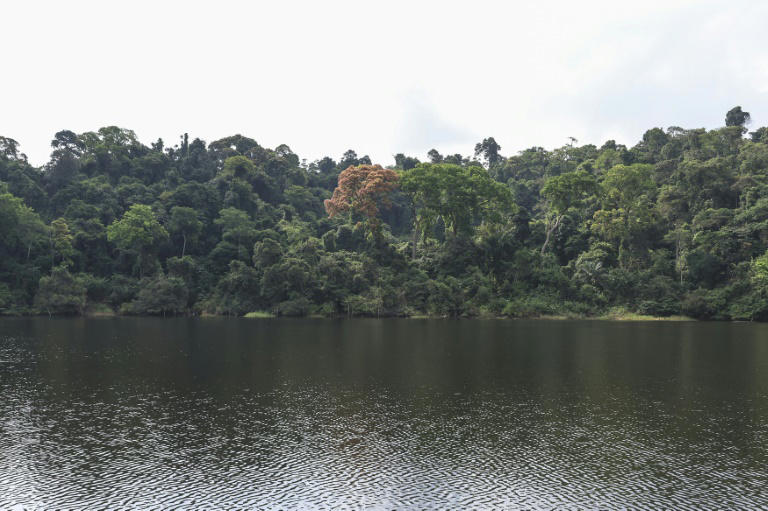
//> input picture C++ Opencv/Mix Opencv Command process run in python code/STAGE_1/AA1wBOkQ.jpg, 768 x 511 px
$ ./main STAGE_1/ out.png   (built with g++ and OpenCV 4)
//> lines starting //> are read from the running program, lines starting //| are printed output that depends on the picture
#include <iostream>
#include <filesystem>
#include <opencv2/opencv.hpp>

namespace fs = std::filesystem;
using namespace cv;

Mat apply_blue_filter(const Mat& image) {
    Mat filtered_image;
    std::vector<Mat> channels(3);
    split(image, channels);

    // Set green and red channels to zero
    channels[1] = Mat::zeros(image.rows, image.cols, CV_8UC1);
    channels[2] = Mat::zeros(image.rows, image.cols, CV_8UC1);

    merge(channels, filtered_image);
    return filtered_image;
}

int main(int argc, char* argv[]) {
    if (argc != 3) {
        std::cerr << "Usage: <executable> <input_folder> <output_folder>" << std::endl;
        return -1;
    }

    std::string input_folder = argv[1];
    std::string output_folder = argv[2];

    // Ensure the output folder exists
    fs::create_directories(output_folder);

    // Process all images in the input folder
    for (const auto& entry : fs::directory_iterator(input_folder)) {
        if (entry.is_regular_file()) {
            std::string input_path = entry.path().string();
            std::string output_path = output_folder + "/processed_" + entry.path().filename().string();

            std::cout << "Processing: " << input_path << std::endl;

            Mat image = imread(input_path, IMREAD_COLOR);
//> image is the input picture: 511 rows x 768 cols, CV_8UC3; mean B, G, R 127, 130.3, 126.1
            if (image.empty()) {
                std::cerr << "Error: Could not read image: " << input_path << std::endl;
                continue;
            }

            Mat blue_image = apply_blue_filter(image);
//> in apply_blue_filter, `split(image, channels);`:
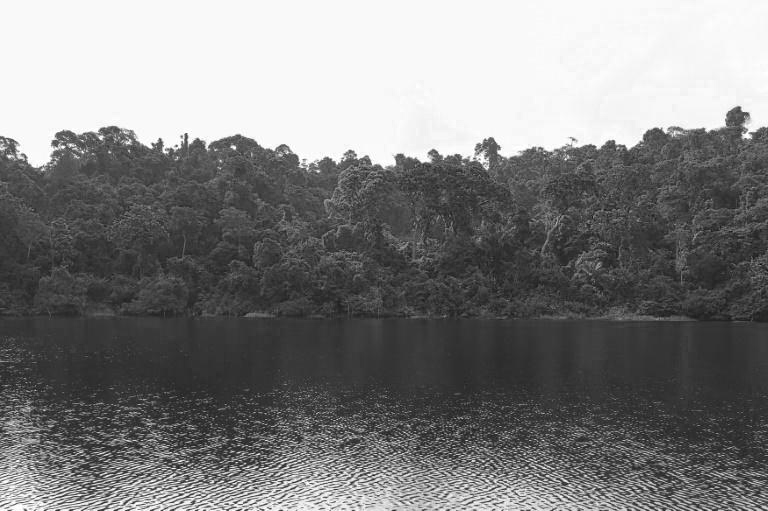
//> channels[0]: 511 rows x 768 cols, CV_8UC1; min 5, max 255, mean 127
//> in apply_blue_filter, `split(image, channels);`:
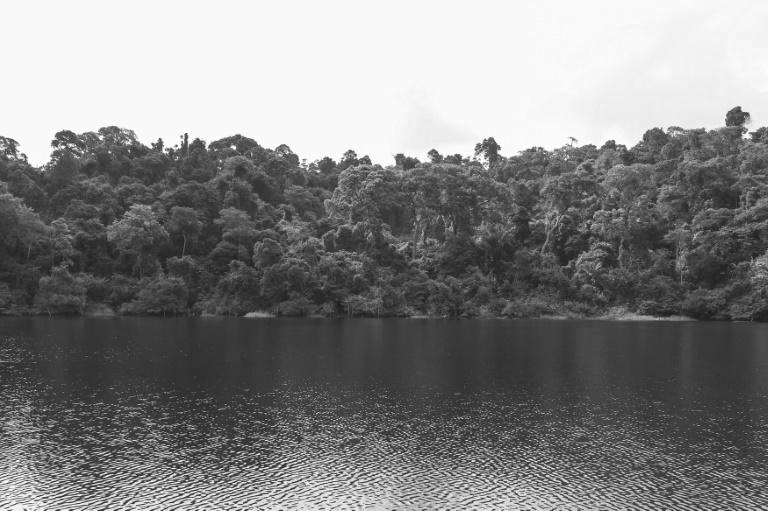
//> channels[1]: 511 rows x 768 cols, CV_8UC1; min 21, max 255, mean 130.3
//> in apply_blue_filter, `channels[1] = Mat::zeros(image.rows, image.cols, CV_8UC1);`: channels[1]: 511 rows x 768 cols, CV_8UC1; every value is 0
//> in apply_blue_filter, `merge(channels, filtered_image);`:
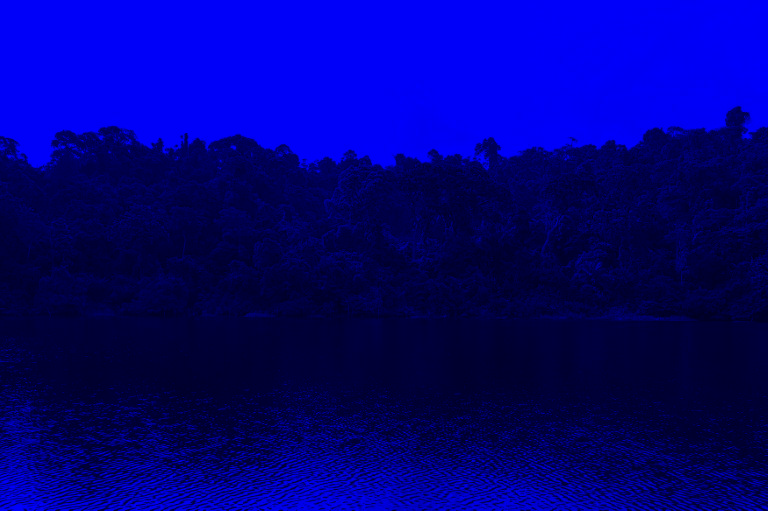
//> filtered_image: 511 rows x 768 cols, CV_8UC3; mean B, G, R 127, 0, 0

            if (!imwrite(output_path, blue_image)) {
                std::cerr << "Error: Could not save image to: " << output_path << std::endl;
                continue;
            }

            std::cout << "Saved: " << output_path << std::endl;
        }
    }
//> pass 2 of the loop `for (const auto& entry : fs::directory_iterator(input_folder))`:
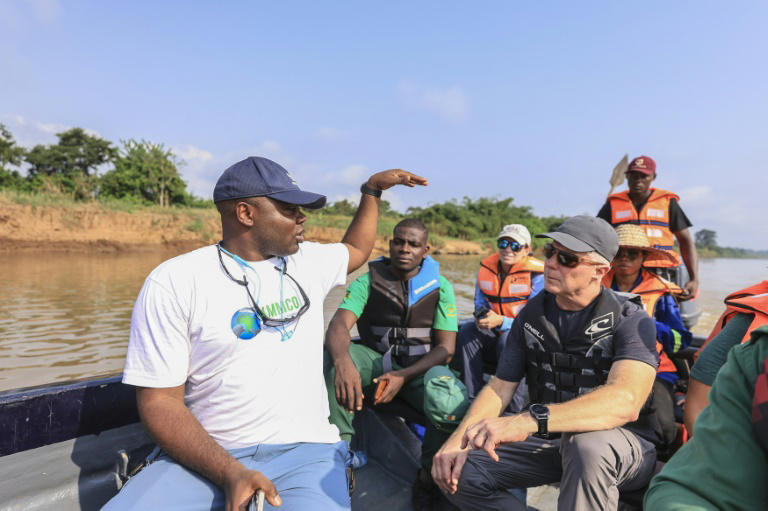
//> input picture C++ Opencv/Mix Opencv Command process run in python code/STAGE_1/AA1wBT6N.jpg, 768 x 511 px
//> image is the input picture: 511 rows x 768 cols, CV_8UC3; mean B, G, R 158.9, 147.9, 145.7
//> in apply_blue_filter (call 2), `split(image, channels);`:
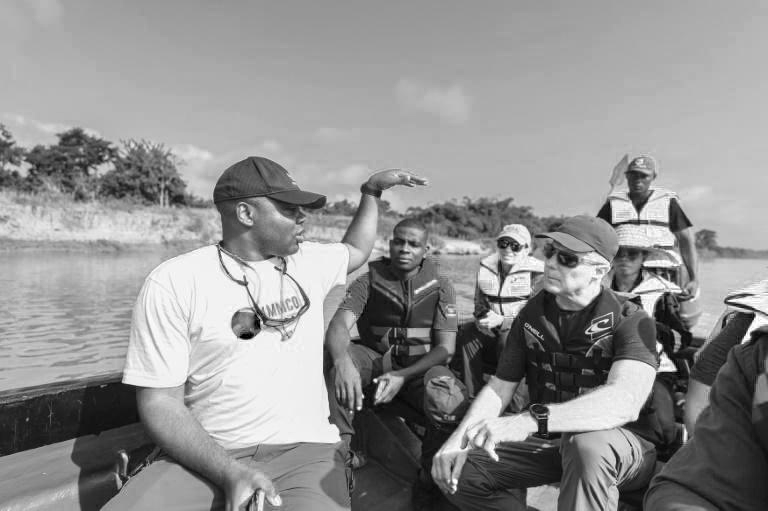
//> channels[2]: 511 rows x 768 cols, CV_8UC1; min 0, max 255, mean 145.7
//> in apply_blue_filter (call 2), `merge(channels, filtered_image);`:
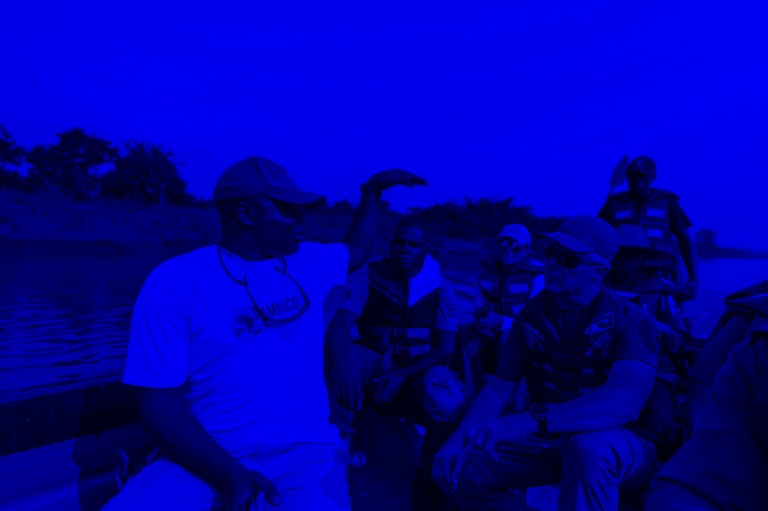
//> filtered_image: 511 rows x 768 cols, CV_8UC3; mean B, G, R 158.9, 0, 0

    std::cout << "All images processed successfully!" << std::endl;
    return 0;
}
